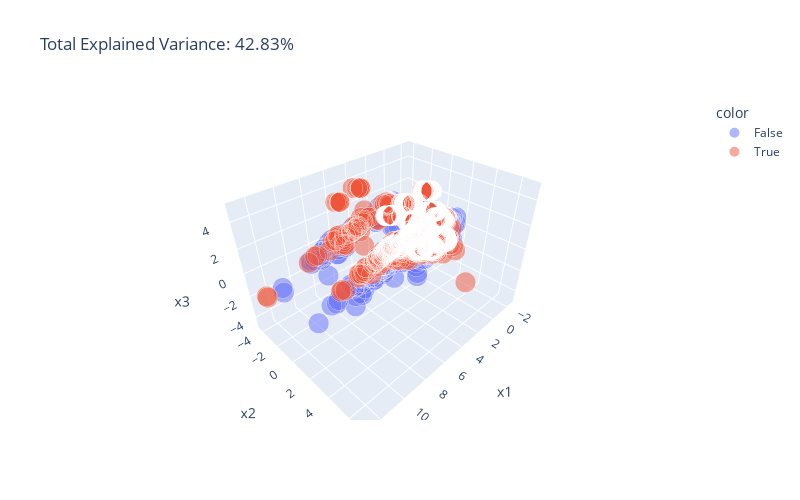

The code cell stored with this chart in its notebook:
### Code cell
fig = px.scatter_3d(
    x_pc, x = "x1", y = "x2", z = "x3", color=label, size=0.1*np.ones(len(data_encoded)), opacity = 0.5,
    title=f'Total Explained Variance: {total_var:.2f}%',
    labels={'0': 'PC 1', '1': 'PC 2'},
    width=800, height=500
)
fig.show()

### Figure 1 — Plotly figure (JSON) as saved in the notebook; plotly's stock layout.template omitted (floating-point values rounded to 4 significant figures; data arrays with more than 128 entries replaced by an {"elided": "..."} marker saying what was removed)
{"data": [{"hovertemplate": "color=False<br>x1=%{x}<br>x2=%{y}<br>x3=%{z}<br>size=%{marker.size}<extra></extra>", "legendgroup": "False", "marker": {"color": "#636efa", "opacity": 0.5, "size": {"elided": "4315 float values"}, "sizemode": "area", "sizeref": 0.00025, "symbol": "circle"}, "mode": "markers", "name": "False", "scene": "scene", "showlegend": true, "type": "scatter3d", "x": {"elided": "4315 float values"}, "y": {"elided": "4315 float values"}, "z": {"elided": "4315 float values"}}, {"hovertemplate": "color=True<br>x1=%{x}<br>x2=%{y}<br>x3=%{z}<br>size=%{marker.size}<extra></extra>", "legendgroup": "True", "marker": {"color": "#EF553B", "opacity": 0.5, "size": {"elided": "4378 float values"}, "sizemode": "area", "sizeref": 0.00025, "symbol": "circle"}, "mode": "markers", "name": "True", "scene": "scene", "showlegend": true, "type": "scatter3d", "x": {"elided": "4378 float values"}, "y": {"elided": "4378 float values"}, "z": {"elided": "4378 float values"}}], "layout": {"height": 500, "legend": {"itemsizing": "constant", "title": {"text": "color"}, "tracegroupgap": 0}, "scene": {"domain": {"x": [0, 1], "y": [0, 1]}, "xaxis": {"title": {"text": "x1"}}, "yaxis": {"title": {"text": "x2"}}, "zaxis": {"title": {"text": "x3"}}}, "title": {"text": "Total Explained Variance: 42.83%"}, "width": 800}}
